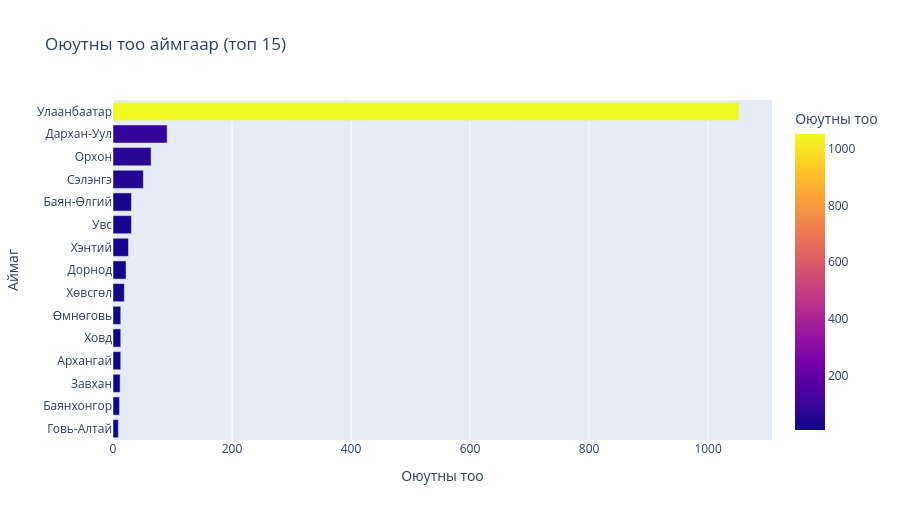

Here is the notebook cell this chart was saved with:
### Markdown cell above
## 2. Аймгийн тархалт (Mongolia map heatmap)

### Code cell
aimag_counts = students['aimag'].value_counts().reset_index()
aimag_counts.columns = ['aimag', 'count']
aimag_counts['log_count'] = np.log1p(aimag_counts['count'])
fig = px.bar(aimag_counts.head(15), x='count', y='aimag', orientation='h',
             title='Оюутны тоо аймгаар (топ 15)',
             labels={'count': 'Оюутны тоо', 'aimag': 'Аймаг'},
             color='count', color_continuous_scale='Plasma')
fig.update_layout(height=520, yaxis={'categoryorder': 'total ascending'})
fig.show()
print(f'\nУлаанбаатарын эзлэх хувь: {(students["aimag"]=="Улаанбаатар").mean()*100:.1f}%')

### Figure 1 — Plotly figure (JSON) as saved in the notebook; plotly's stock layout.template omitted (floating-point values rounded to 4 significant figures)
{"data": [{"hovertemplate": "Оюутны тоо=%{marker.color}<br>Аймаг=%{y}<extra></extra>", "legendgroup": "", "marker": {"color": [1052, 91, 64, 51, 31, 31, 26, 22, 19, 13, 13, 13, 12, 11, 9], "coloraxis": "coloraxis", "pattern": {"shape": ""}}, "name": "", "orientation": "h", "showlegend": false, "textposition": "auto", "type": "bar", "x": [1052, 91, 64, 51, 31, 31, 26, 22, 19, 13, 13, 13, 12, 11, 9], "xaxis": "x", "y": ["Улаанбаатар", "Дархан-Уул", "Орхон", "Сэлэнгэ", "Увс", "Баян-Өлгий", "Хэнтий", "Дорнод", "Хөвсгөл", "Архангай", "Ховд", "Өмнөговь", "Завхан", "Баянхонгор", "Говь-Алтай"], "yaxis": "y"}], "layout": {"barmode": "relative", "coloraxis": {"colorbar": {"title": {"text": "Оюутны тоо"}}, "colorscale": [[0.0, "#0d0887"], [0.1111, "#46039f"], [0.2222, "#7201a8"], [0.3333, "#9c179e"], [0.4444, "#bd3786"], [0.5556, "#d8576b"], [0.6667, "#ed7953"], [0.7778, "#fb9f3a"], [0.8889, "#fdca26"], [1.0, "#f0f921"]]}, "height": 520, "legend": {"tracegroupgap": 0}, "title": {"text": "Оюутны тоо аймгаар (топ 15)"}, "xaxis": {"anchor": "y", "domain": [0.0, 1.0], "title": {"text": "Оюутны тоо"}}, "yaxis": {"anchor": "x", "categoryorder": "total ascending", "domain": [0.0, 1.0], "title": {"text": "Аймаг"}}}}
